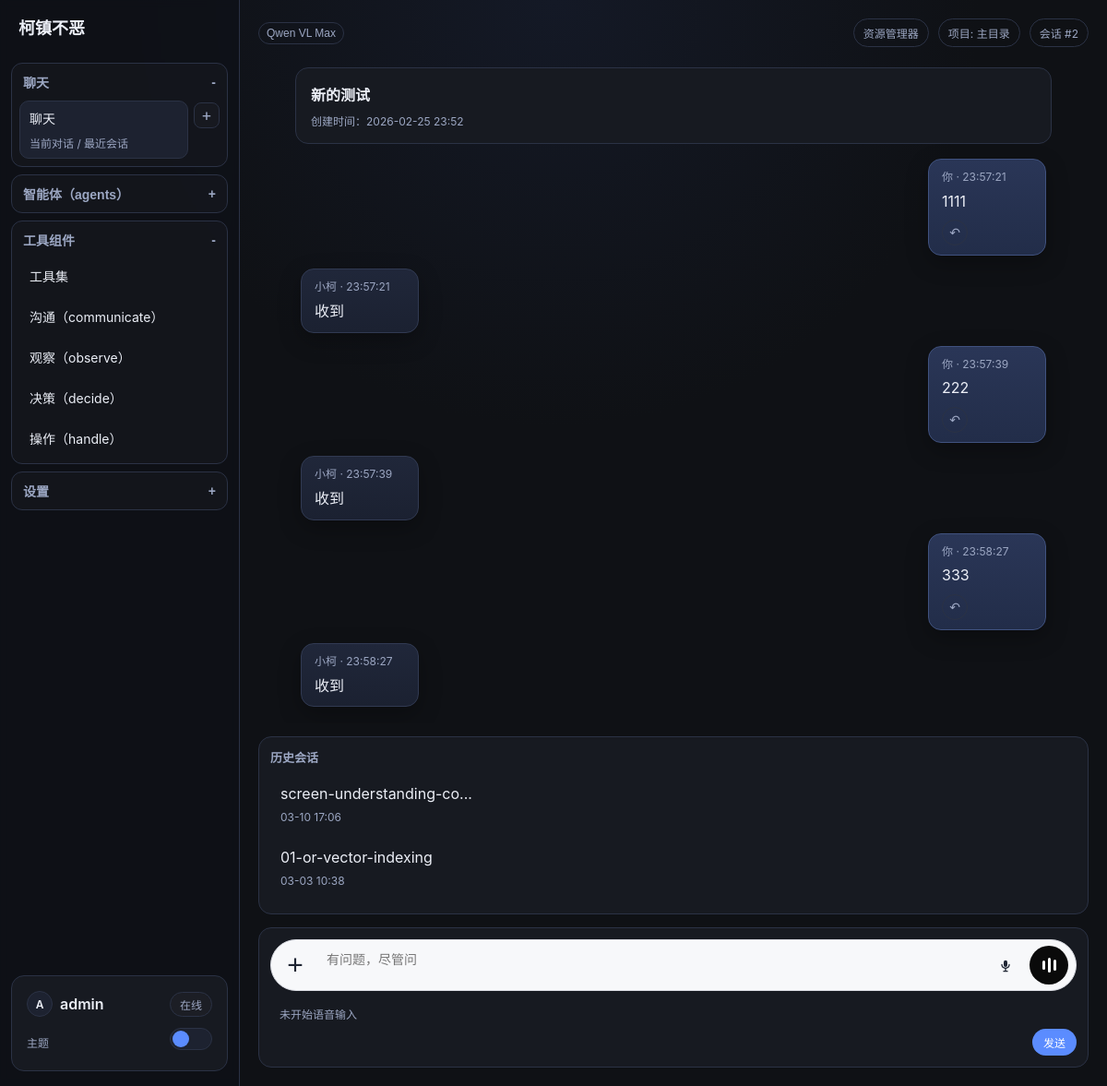
The page /sessions/2/ (signed in) on the database its author committed.
### collector/models.py (models this page shows, shortened)
class LLMModel(models.Model):
    provider = models.ForeignKey(LLMProvider, on_delete=models.CASCADE, related_name="models", verbose_name="厂商")
    name = models.CharField(max_length=100, verbose_name="模型名称")
    model_id = models.CharField(max_length=100, unique=True, verbose_name="模型 ID")
    is_default = models.BooleanField(default=False, verbose_name="是否默认")
    class Meta:
        verbose_name = "大模型"
        verbose_name_plural = "大模型"
        ordering = ["provider", "-is_default", "name"]

class Project(models.Model):
    name = models.CharField(max_length=100, verbose_name="项目名称")
    path = models.CharField(max_length=500, verbose_name="项目路径", help_text="项目根目录路径，需求文档将保存到该目录下的 doc/01-or 文件夹")
    description = models.TextField(blank=True, verbose_name="项目描述")
    is_default = models.BooleanField(default=False, verbose_name="是否默认项目")
    llm_model = models.ForeignKey(
        LLMModel,
        on_delete=models.SET_NULL,
        null=True,
        blank=True,
        verbose_name="默认大模型",
        help_text="项目默认使用的大语言模型，不设置则使用系统默认模型"
    )
    created_by = models.ForeignKey(
        settings.AUTH_USER_MODEL,
        on_delete=models.CASCADE,
        related_name="projects",
        verbose_name="创建人",
    )
    created_at = models.DateTimeField(auto_now_add=True, verbose_name="创建时间")
    updated_at = models.DateTimeField(auto_now=True, verbose_name="更新时间")
    class Meta:
        ordering = ["-is_default", "-updated_at"]
        verbose_name = "项目"
        verbose_name_plural = "项目"

class RequirementSession(models.Model):
    PHASE_COLLECTING = "collecting"  # 第一阶段：收集需求
    PHASE_ORGANIZING = "organizing"  # 第二阶段：整理需求
    PHASE_COMPLETED = "completed"    # 已完成
    PHASE_CHOICES = [
        (PHASE_COLLECTING, "需求收集中"),
        (PHASE_ORGANIZING, "需求整理中"),
        (PHASE_COMPLETED, "已完成"),
    ]
    title = models.CharField(max_length=200, verbose_name="标题")
    content = models.TextField(verbose_name="原始需求内容")
    phase = models.CharField(
        max_length=20,
        choices=PHASE_CHOICES,
        default=PHASE_COLLECTING,
        verbose_name="会话阶段"
    )
    project = models.ForeignKey(
        Project,
        on_delete=models.CASCADE,
        related_name="sessions",
        verbose_name="所属项目",
        null=True,
        blank=True,
    )
    created_by = models.ForeignKey(
        settings.AUTH_USER_MODEL,
        on_delete=models.CASCADE,
        related_name="requirement_sessions",
        verbose_name="创建人",
    )
    created_at = models.DateTimeField(auto_now_add=True, verbose_name="创建时间")
    updated_at = models.DateTimeField(auto_now=True, verbose_name="更新时间")
    class Meta:
        ordering = ["-updated_at"]
        verbose_name = "需求会话"
        verbose_name_plural = "需求会话"

class RequirementMessage(models.Model):
    ROLE_USER = "user"
    ROLE_ASSISTANT = "assistant"
    ROLE_CHOICES = [
        (ROLE_USER, "用户"),
        (ROLE_ASSISTANT, "小柯"),
    ]
    session = models.ForeignKey(
        RequirementSession,
        on_delete=models.CASCADE,
        related_name="messages",
        verbose_name="所属会话",
    )
    role = models.CharField(max_length=20, choices=ROLE_CHOICES, verbose_name="角色")
    content = models.TextField(verbose_name="消息内容")
    attachment = models.FileField(upload_to="chat_attachments/", blank=True, null=True, verbose_name="上传附件")
    created_at = models.DateTimeField(auto_now_add=True, verbose_name="创建时间")
    class Meta:
        ordering = ["created_at"]
        verbose_name = "需求消息"
        verbose_name_plural = "需求消息"
    @property
    def attachment_mime_type(self):
        if not self.attachment:
            return ""
        mime_type, _ = mimetypes.guess_type(self.attachment.name)
        return (mime_type or "").lower()
    @property
    def is_audio_attachment(self):
        return self.attachment_mime_type.startswith("audio/")

### collector/views.py (the view)
# urls.py: path("sessions/<int:session_id>/", views.session_detail, name="session_detail"),
@login_required
def session_detail(request, session_id):
    active_session = get_object_or_404(
        RequirementSession.objects.filter(created_by=request.user), id=session_id
    )
    if active_session.project:
        request.session['current_project_id'] = active_session.project.id
    return render(
        request,
        "collector/session_list.html",
        _build_chat_context(request, active_session=active_session),
    )

### collector/forms.py
class ChatMessageForm(forms.Form):
    content = forms.CharField(
        label="消息内容",
        max_length=4000,
        widget=forms.Textarea(
            attrs={"rows": 4, "placeholder": "输入你的需求内容（Shift+Enter 换行），或使用麦克风语音输入"}
        ),
        required=False,  # 允许仅发送附件而不填写文本
    )
    attachment = forms.FileField(
        label="上传附件",
        required=False,
        widget=forms.ClearableFileInput(attrs={"style": "margin-top: 10px;"}),
    )

### collector/views.py (called while the page is built)
def _get_current_project(request):
    project_id = request.session.get('current_project_id')
    if project_id:
        project = Project.objects.filter(id=project_id, created_by=request.user).first()
        if project:
            return project
    return Project.get_default_project(request.user)

def _get_rollback_draft(request, session_id):
    return request.session.get(f"rollback_draft_{session_id}")

def _get_ui_theme(request):
    theme = str(request.session.get("ui_theme", DEFAULT_UI_THEME)).strip().lower()
    if theme not in THEME_LABELS:
        return DEFAULT_UI_THEME
    return theme

### templates/collector/session_list.html (shortened to what this page needs)
{% extends "base.html" %}
{% block content %}
<div class="app-shell app-shell-chat">
    <aside class="sidebar sidebar-menu">
        {% include "collector/partials/sidebar_menu.html" %}
    </aside>
    <main class="main-panel">
        <div class="top-actions">
            <div class="top-actions-left">
                <div class="custom-dropdown" id="llmDropdown" data-project-id="{{ current_project.id }}" data-csrf-token="{{ csrf_token }}">
                    <button type="button" class="chip llm-chip-btn" id="llmDropdownToggle" style="padding: 4px 8px;">
                        {{ current_llm_name }}
                    </button>
                </div>
            </div>
            <div class="top-actions-right">
                <a class="chip" href="{% url 'requirement_file_list' %}">资源管理器</a>
                {% if current_project %}
                <span class="chip" title="{{ current_project.path }}">项目: {{ current_project.name }}</span>
                {% endif %}
                {% if active_session %}
                <span class="chip">会话 #{{ active_session.id }}</span>
                {% endif %}
            </div>
        </div>
        <div class="chat-main-layout">
            <section class="conversation" id="conversationBox" data-has-active-session="{% if active_session %}1{% else %}0{% endif %}">
                <div class="chat-track">
                    {% if active_session %}
                    <div class="panel" style="margin-bottom: 2px;">
                        <strong>{{ active_session.title }}</strong>
                        <div class="meta">创建时间：{{ active_session.created_at|date:"Y-m-d H:i" }}</div>
                    </div>
                    {% for message in messages %}
                    <div class="message-row {% if message.role == 'user' %}user{% else %}assistant{% endif %}">
                        <div class="bubble {% if message.role == 'user' %}bubble-user{% else %}bubble-assistant{% endif %}">
                            <div class="meta" style="margin-top: 0;">
                                {% if message.role == "user" %}你{% else %}小柯{% endif %} · {{ message.created_at|date:"H:i:s" }}
                            </div>
                            <div class="message-text">
                                {% if message.content %}
                                    {% if message.is_audio_attachment %}
                                    <div class="voice-transcript-wrap">
                                        <button type="button" class="chip llm-chip-btn transcript-toggle-btn" data-target-id="transcript-{{ message.id }}">展开文字</button>
                                        <div class="voice-transcript-text is-collapsed" id="transcript-{{ message.id }}">{{ message.content|linebreaksbr }}</div>
                                    </div>
                                    {% else %}{{ message.content|linebreaksbr }}{% endif %}
                                {% endif %}
                            </div>
                            {% if message.role == "user" and active_session %}
                            <form method="post" action="{% url 'session_rollback' active_session.id message.id %}" style="margin-top: 8px;">
                                <button
                                    type="submit"
                                    class="chip llm-chip-btn icon-btn"
                                    title="回退到这里"
                                    aria-label="回退到这里"
                                >&#8630;</button>
                            </form>
                            {% endif %}
                        </div>
                    </div>
                    {% endfor %}
                    {% endif %}
                </div>
            </section>
            <aside class="panel session-history">
                <h3 class="history-title">历史会话</h3>
                <ul class="history-list">
                    {% for session in sessions %}
                    <li class="history-item">
                        <a
                            href="{% url 'session_detail' session.id %}"
                            class="history-link {% if active_session and active_session.id == session.id %}active{% endif %}"
                            title="{{ session.title }}"
                        >
                            {{ session.title|truncatechars:26 }}
                            <div class="meta">{{ session.updated_at|date:"m-d H:i" }}</div>
                        </a>
                    </li>
                    {% empty %}
                    <li><div class="meta">暂无历史会话</div></li>
                    {% endfor %}
                </ul>
            </aside>
        </div>
        <section class="composer">
            <form method="post" class="composer-form" action="{% if active_session %}{% url 'session_send' active_session.id %}{% else %}{% url 'session_create' %}{% endif %}" enctype="multipart/form-data">
                <div class="chat-input-shell">
                    <button type="button" id="attachmentTrigger" class="input-icon-btn plus-btn" title="上传附件" aria-label="上传附件">+</button>
                    <div class="chat-input-main">
                        {{ message_form.content.as_widget }}
                    </div>
                    <button type="button" id="speechRecognizeBtn" class="input-icon-btn mic-btn" title="语音识别" aria-label="语音识别">
                        <svg width="16" height="16" viewBox="0 0 24 24" aria-hidden="true">
                            <path d="M12 15a3 3 0 0 0 3-3V7a3 3 0 1 0-6 0v5a3 3 0 0 0 3 3Z" fill="currentColor"/>
                            <path d="M19 11a1 1 0 0 0-2 0 5 5 0 0 1-10 0 1 1 0 0 0-2 0 7 7 0 0 0 6 6.93V21H9a1 1 0 0 0 0 2h6a1 1 0 0 0 0-2h-2v-3.07A7 7 0 0 0 19 11Z" fill="currentColor"/>
                        </svg>
                    </button>
                    <button type="button" id="voiceRecordToggle" class="voice-orb-btn" title="录音" aria-label="录音">
                        <span class="voice-bar"></span>
                        <span class="voice-bar"></span>
                        <span class="voice-bar"></span>
                    </button>
                </div>
                <div id="voiceRecordStatus" class="meta composer-status">未开始语音输入</div>
                <button type="submit" class="composer-submit-btn">{% if active_session %}发送{% else %}发送并创建会话{% endif %}</button>
            </form>
        </section>
    </main>
</div>
{% endblock %}

### templates/collector/partials/sidebar_menu.html (shortened to what this page needs)
<div class="brand">柯镇不恶</div>
<div class="menu-tree">
    <section class="menu-section is-open" data-menu-section>
        <button type="button" class="menu-section-toggle" data-menu-toggle>
            <span>聊天</span>
            <span class="menu-toggle-mark">-</span>
        </button>
        <div class="menu-section-body">
            <div class="menu-item-row">
                <a class="menu-item-link menu-item-main {% if current_nav == 'chat' %}active{% endif %}" href="{% if primary_chat_session %}{% url 'session_detail' primary_chat_session.id %}{% else %}{% url 'session_list' %}{% endif %}">
                    聊天
                    <div class="meta">当前对话 / 最近会话</div>
                </a>
                <a class="menu-item-add-btn" href="{% url 'session_list' %}" title="新建对话" aria-label="新建对话">+</a>
            </div>
        </div>
    </section>
    <section class="menu-section {% if current_nav == 'agent_items' or current_nav == 'system_skills' or current_nav == 'system_rules' %}is-open{% endif %}" data-menu-section>
        <button type="button" class="menu-section-toggle" data-menu-toggle>
            <span>智能体（agents）</span>
            <span class="menu-toggle-mark">{% if current_nav == 'agent_items' or current_nav == 'system_skills' or current_nav == 'system_rules' %}-{% else %}+{% endif %}</span>
        </button>
    </section>
    <section class="menu-section is-open" data-menu-section>
        <button type="button" class="menu-section-toggle" data-menu-toggle>
            <span>工具组件</span>
            <span class="menu-toggle-mark">-</span>
        </button>
        <div class="menu-section-body">
            <a class="menu-item-link {% if current_nav == 'toolset_list' %}active{% endif %}" href="{% url 'toolset_list' %}">工具集</a>
            {% for module_key, module_label in control_modules.items %}
            <a class="menu-item-link {% if control_active_module == module_key %}active{% endif %}" href="{% url 'control_function_list' module_key %}">{{ module_label }}（{{ module_key }}）</a>
            {% endfor %}
        </div>
    </section>
    <section class="menu-section {% if current_nav == 'settings_projects' or current_nav == 'settings_requirements' or current_nav == 'settings_profile' or current_nav == 'settings_admin' %}is-open{% endif %}" data-menu-section>
        <button type="button" class="menu-section-toggle" data-menu-toggle>
            <span>设置</span>
            <span class="menu-toggle-mark">{% if current_nav == 'settings_projects' or current_nav == 'settings_requirements' or current_nav == 'settings_profile' or current_nav == 'settings_admin' %}-{% else %}+{% endif %}</span>
        </button>
    </section>
</div>
<div class="panel user-card">
    <div class="user-top-row">
        <a class="user-profile-link" href="{% url 'profile_settings' %}" title="进入个人设置">
            <span class="user-avatar" aria-hidden="true">{{ request.user.username|first|upper }}</span>
            <span class="user-name">{{ request.user.username }}</span>
        </a>
        <span class="user-status-chip">在线</span>
    </div>
    <form action="{% url 'system_settings' %}" method="post" class="user-theme-form" style="margin-top: 12px;">
        <span class="meta" style="margin: 0;">主题</span>
        <label class="sidebar-theme-toggle" for="sidebarThemeToggle">
            <span class="sidebar-theme-slider"></span>
        </label>
    </form>
</div>

### rows shown on the page
LLMModel: name "Qwen VL Max"
Project: name "主目录"
RequirementSession: id "2", title "新的测试", created_at "2026-02-25 23:52"
RequirementMessage: role "你", created_at "23:57:21", content "1111"
RequirementMessage: role "小柯", created_at "23:57:21", content "收到"
RequirementMessage: role "你", created_at "23:57:39", content "222"
RequirementMessage: role "小柯", created_at "23:57:39", content "收到"
RequirementMessage: role "你", created_at "23:58:27", content "333"
RequirementMessage: role "小柯", created_at "23:58:27", content "收到"
RequirementSession: title "screen-understanding-co...", updated_at "03-10 17:06"
RequirementSession: title "01-or-vector-indexing", updated_at "03-03 10:38"

### other values the page prints
{{ module_label }} "沟通" "观察" "决策" "操作"
{{ module_key }} "communicate" "observe" "decide" "handle"
{{ request.user.username|first|upper }} "A"
{{ request.user.username }} "admin"
